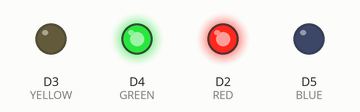
The sketch below on a simulated ESP8266 (NodeMCU). Shown: output pins drawn as LEDs (lit = HIGH).

Above: at 1.0 s.
At 3.0 s:
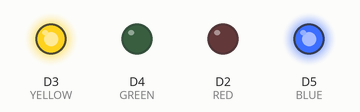
At 5.0 s:
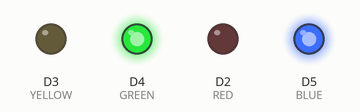
At 7.0 s:
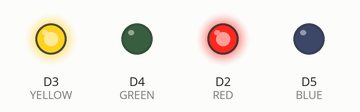
Timing chart, 0 to 10.4 s (numbered marks = the images above):
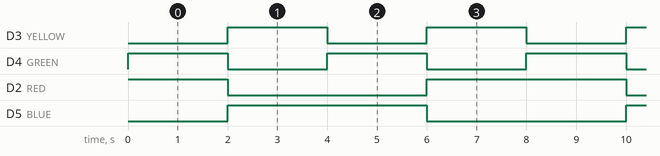

Measured:
- by itself, D3 (YELLOW), D4 (GREEN): alternates HIGH for 2.0 s and LOW for 2.0 s
- by itself, D2 (RED): repeats every 8.0 s: LOW 4.0 s, HIGH 4.0 s
- by itself, D5 (BLUE): alternates HIGH for 4.0 s and LOW for 4.0 s

The sketch:

LedPattern.ino
```cpp
// Define the LED pins
const int RED = D2;
const int YELLOW = D3;
const int GREEN = D4;
const int BLUE = D5;

const int d = 2000;

void setup() {
  pinMode(RED, OUTPUT);
  pinMode(YELLOW, OUTPUT);
  pinMode(GREEN, OUTPUT);
  pinMode(BLUE, OUTPUT);
}

void loop() {
  // Red  and Green light
  digitalWrite(RED, HIGH);
  digitalWrite(YELLOW, LOW);
  digitalWrite(GREEN, HIGH);
  digitalWrite(BLUE, LOW);
  delay(d);

  // Yellow and Blue light
  digitalWrite(RED, LOW);
  digitalWrite(GREEN, LOW);
  digitalWrite(YELLOW, HIGH);
  digitalWrite(BLUE, HIGH);
  delay(d);

  // Green and Blue light
  digitalWrite(YELLOW, LOW);
  digitalWrite(GREEN, HIGH);
  delay(d);

  // Red and Yellow light
  digitalWrite(GREEN, LOW);
  digitalWrite(BLUE, LOW);
  digitalWrite(RED, HIGH);
  digitalWrite(YELLOW, HIGH);
  delay(d);
}
```
